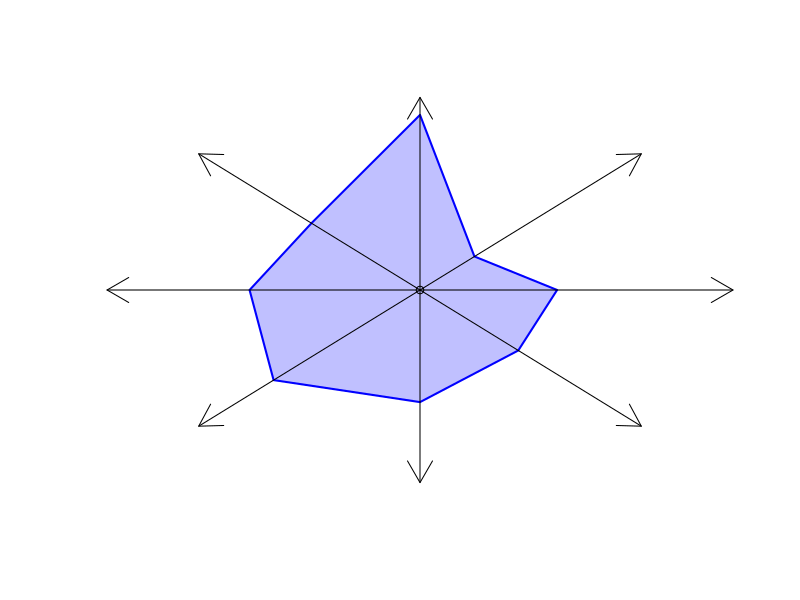
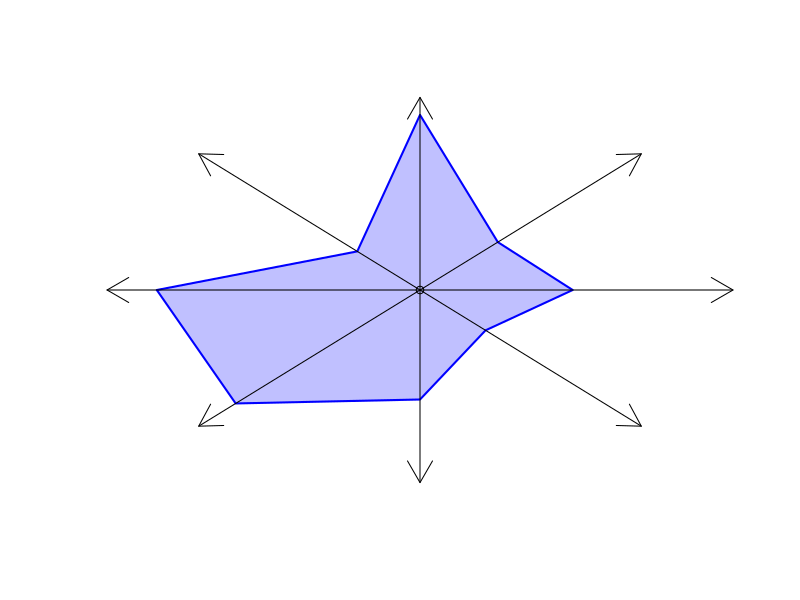

Generate these figures, in order, with R:
pdf("windrose_kirov.pdf")
data <- read.csv("meteodata_kirov.csv", sep = ";", skip = 1)
n <- rep(0, times = 8)
data <- data$WindDirection
data <- data[!is.na(data)]
n[1] <- length(data[data == 180])
n[2] <- length(data[data == 135])
n[3] <- length(data[data == 90])
n[4] <- length(data[data == 45])
n[5] <- length(data[data == 0])
n[6] <- length(data[data == 315])
n[7] <- length(data[data == 270])
n[8] <- length(data[data == 225])
color <- "#0000FF"
plot(NULL, NULL, axes = FALSE, xlab = "", ylab = "", xlim = c(-1.1 * max(n), 1.1 * max(n)), ylim = c(-1.1 * max(n), 1.1 * max(n)))
polygon(c(-n[3], -n[2] / sqrt(2), 0, n[8] / sqrt(2), n[7], n[6] / sqrt(2), 0, -n[4] / sqrt(2)), c(0, n[2] / sqrt(2), n[1], n[8] / sqrt(2), 0, -n[6] / sqrt(2), -n[5], -n[4] / sqrt(2)), col = "#C0C0FF", border = color, lwd = 2)
arrows(-1.1 * max(n), 0, 1.1 * max(n), 0, code = 3)
points(0, 0)
arrows(0, 1.1 * max(n), 0, -1.1 * max(n), code = 3)
arrows(-1.1 * max(n) / sqrt(2), 1.1 * max(n) / sqrt(2), 1.1 * max(n) / sqrt(2), -1.1 * max(n) / sqrt(2), code = 3)
arrows(-1.1 * max(n) / sqrt(2), -1.1 * max(n) / sqrt(2), 1.1 * max(n) / sqrt(2), 1.1 * max(n) / sqrt(2), code = 3)
dev.off()
pdf("windrose_saint-petersburg.pdf")
data <- read.csv("meteodata_sankt-peterburg.csv", sep = ";", skip = 1)
n <- rep(0, times = 8)
data <- data$WindDirection
data <- data[!is.na(data)]
n[1] <- length(data[data == 180])
n[2] <- length(data[data == 135])
n[3] <- length(data[data == 90])
n[4] <- length(data[data == 45])
n[5] <- length(data[data == 0])
n[6] <- length(data[data == 315])
n[7] <- length(data[data == 270])
n[8] <- length(data[data == 225])
color <- "#0000FF"
plot(NULL, NULL, axes = FALSE, xlab = "", ylab = "", xlim = c(-1.1 * max(n), 1.1 * max(n)), ylim = c(-1.1 * max(n), 1.1 * max(n)))
polygon(c(-n[3], -n[2] / sqrt(2), 0, n[8] / sqrt(2), n[7], n[6] / sqrt(2), 0, -n[4] / sqrt(2)), c(0, n[2] / sqrt(2), n[1], n[8] / sqrt(2), 0, -n[6] / sqrt(2), -n[5], -n[4] / sqrt(2)), col = "#C0C0FF", border = color, lwd = 2)
arrows(-1.1 * max(n), 0, 1.1 * max(n), 0, code = 3)
points(0, 0)
arrows(0, 1.1 * max(n), 0, -1.1 * max(n), code = 3)
arrows(-1.1 * max(n) / sqrt(2), 1.1 * max(n) / sqrt(2), 1.1 * max(n) / sqrt(2), -1.1 * max(n) / sqrt(2), code = 3)
arrows(-1.1 * max(n) / sqrt(2), -1.1 * max(n) / sqrt(2), 1.1 * max(n) / sqrt(2), 1.1 * max(n) / sqrt(2), code = 3)
dev.off()